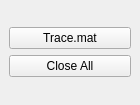
<?xml version="1.0" encoding="UTF-8"?>
<ui version="4.0">
 <class>MainWindow</class>
 <widget class="QMainWindow" name="MainWindow">
  <property name="geometry">
   <rect>
    <x>0</x>
    <y>0</y>
    <width>140</width>
    <height>105</height>
   </rect>
  </property>
  <property name="windowTitle">
   <string>MainWindow</string>
  </property>
  <widget class="QWidget" name="centralwidget">
   <layout class="QGridLayout" name="gridLayout">
    <item row="0" column="0">
     <layout class="QVBoxLayout" name="verticalLayout">
      <item>
       <widget class="QPushButton" name="btnOpenTraceMat">
        <property name="text">
         <string>Trace.mat</string>
        </property>
       </widget>
      </item>
      <item>
       <widget class="QPushButton" name="btnCloseAll">
        <property name="text">
         <string>Close All</string>
        </property>
       </widget>
      </item>
     </layout>
    </item>
   </layout>
  </widget>
 </widget>
 <resources/>
 <connections/>
</ui>
